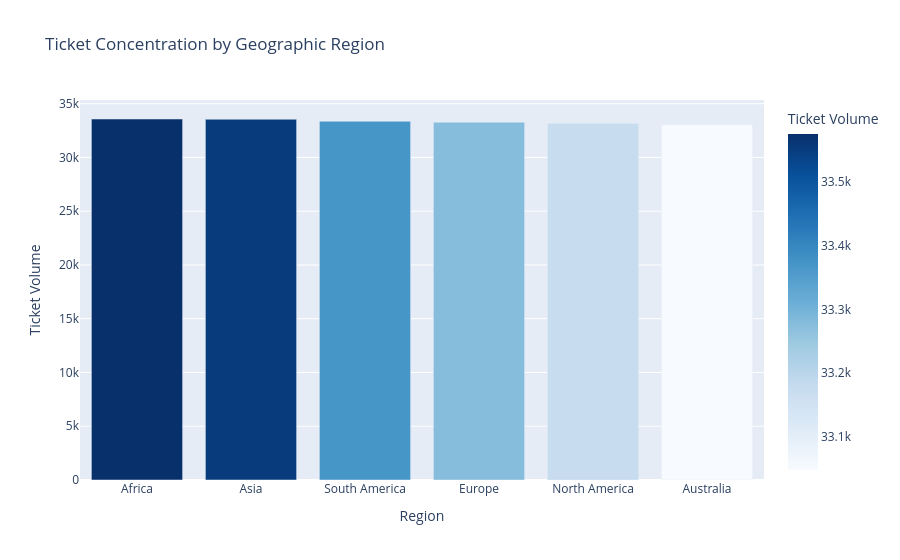

The code cell stored with this chart in its notebook:
### Code cell
# --- Performance Heatmap (Resolution times across priorities and regions) ---
perf_summary = df.groupby(['region', 'priority'])['Resolution_Duration'].mean().unstack()
priority_order = ['Low', 'Medium', 'High', 'Urgent']
perf_summary = perf_summary[priority_order] # Reorder columns logically

plt.figure(figsize=(10, 6))
sns.heatmap(perf_summary, annot=True, cmap='RdYlGn_r', fmt=".1f", linewidths=.5)
plt.title('Average Resolution Time (Hours) by Region and Priority')
plt.ylabel('Geographic Region')
plt.xlabel('Priority Level')
plt.show()

# --- Geographic Volume Distribution ---
region_volume = df['region'].value_counts().reset_index()
region_volume.columns = ['Region', 'Ticket Volume']

# Using Plotly to create an interactive bar chart for Regional Volume
fig = px.bar(
    region_volume, 
    x='Region', 
    y='Ticket Volume', 
    color='Ticket Volume',
    color_continuous_scale='Blues',
    title='Ticket Concentration by Geographic Region'
)
fig.show()

# --- Detect High-Priority Unresolved Issues ---
# Assuming 'Closed' or 'Resolved' are the completion statuses in your dataset
high_priority_unresolved = df[
    (df['priority'].isin(['High', 'Urgent'])) & 
    (~df['status'].isin(['Resolved', 'Closed']))
]

print(f"CRITICAL ALERT: There are currently {len(high_priority_unresolved)} High/Urgent tickets pending resolution.")
print("Recommendation: Reallocate immediate Tier 3 resources to clear this specific backlog.")

### Figure 1 — Plotly figure (JSON) as saved in the notebook; plotly's stock layout.template omitted (floating-point values rounded to 4 significant figures)
{"data": [{"hovertemplate": "Region=%{x}<br>Ticket Volume=%{marker.color}<extra></extra>", "legendgroup": "", "marker": {"color": [33576, 33554, 33369, 33277, 33177, 33047], "coloraxis": "coloraxis", "pattern": {"shape": ""}}, "name": "", "orientation": "v", "showlegend": false, "textposition": "auto", "type": "bar", "x": ["Africa", "Asia", "South America", "Europe", "North America", "Australia"], "xaxis": "x", "y": [33576, 33554, 33369, 33277, 33177, 33047], "yaxis": "y"}], "layout": {"barmode": "relative", "coloraxis": {"autocolorscale": false, "colorbar": {"title": {"text": "Ticket Volume"}}, "colorscale": [[0, "rgb(247,251,255)"], [0.125, "rgb(222,235,247)"], [0.25, "rgb(198,219,239)"], [0.375, "rgb(158,202,225)"], [0.5, "rgb(107,174,214)"], [0.625, "rgb(66,146,198)"], [0.75, "rgb(33,113,181)"], [0.875, "rgb(8,81,156)"], [1, "rgb(8,48,107)"]]}, "legend": {"tracegroupgap": 0}, "title": {"text": "Ticket Concentration by Geographic Region"}, "xaxis": {"anchor": "y", "domain": [0, 1], "title": {"text": "Region"}}, "yaxis": {"anchor": "x", "domain": [0, 1], "title": {"text": "Ticket Volume"}}}}
